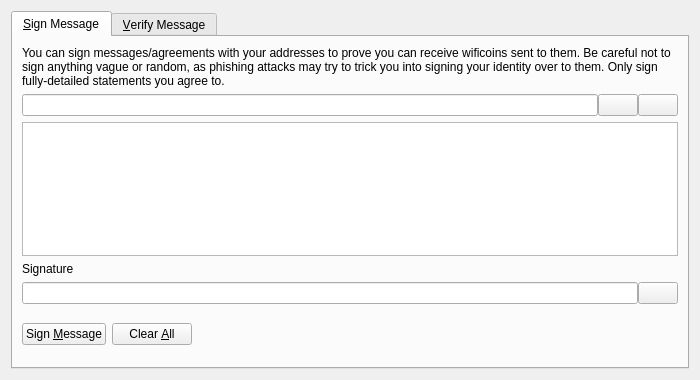
<?xml version="1.0" encoding="UTF-8"?>
<ui version="4.0">
 <class>SignVerifyMessageDialog</class>
 <widget class="QDialog" name="SignVerifyMessageDialog">
  <property name="geometry">
   <rect>
    <x>0</x>
    <y>0</y>
    <width>700</width>
    <height>380</height>
   </rect>
  </property>
  <property name="windowTitle">
   <string>Signatures - Sign / Verify a Message</string>
  </property>
  <property name="modal">
   <bool>true</bool>
  </property>
  <layout class="QVBoxLayout" name="verticalLayout">
   <item>
    <widget class="QTabWidget" name="tabWidget">
     <property name="currentIndex">
      <number>0</number>
     </property>
     <widget class="QWidget" name="tabSignMessage">
      <attribute name="title">
       <string>&amp;Sign Message</string>
      </attribute>
      <layout class="QVBoxLayout" name="verticalLayout_SM">
       <item>
        <widget class="QLabel" name="infoLabel_SM">
         <property name="text">
          <string>You can sign messages/agreements with your addresses to prove you can receive wificoins sent to them. Be careful not to sign anything vague or random, as phishing attacks may try to trick you into signing your identity over to them. Only sign fully-detailed statements you agree to.</string>
         </property>
         <property name="textFormat">
          <enum>Qt::PlainText</enum>
         </property>
         <property name="wordWrap">
          <bool>true</bool>
         </property>
        </widget>
       </item>
       <item>
        <layout class="QHBoxLayout" name="horizontalLayout_1_SM">
         <property name="spacing">
          <number>0</number>
         </property>
         <item>
          <widget class="QValidatedLineEdit" name="addressIn_SM">
           <property name="toolTip">
            <string>The WiFicoin address to sign the message with</string>
           </property>
          </widget>
         </item>
         <item>
          <widget class="QPushButton" name="addressBookButton_SM">
           <property name="toolTip">
            <string>Choose previously used address</string>
           </property>
           <property name="text">
            <string/>
           </property>
           <property name="icon">
            <iconset resource="../wificoin.qrc">
             <normaloff>:/icons/address-book</normaloff>:/icons/address-book</iconset>
           </property>
           <property name="shortcut">
            <string>Alt+A</string>
           </property>
           <property name="autoDefault">
            <bool>false</bool>
           </property>
          </widget>
         </item>
         <item>
          <widget class="QPushButton" name="pasteButton_SM">
           <property name="toolTip">
            <string>Paste address from clipboard</string>
           </property>
           <property name="text">
            <string/>
           </property>
           <property name="icon">
            <iconset resource="../wificoin.qrc">
             <normaloff>:/icons/editpaste</normaloff>:/icons/editpaste</iconset>
           </property>
           <property name="shortcut">
            <string>Alt+P</string>
           </property>
           <property name="autoDefault">
            <bool>false</bool>
           </property>
          </widget>
         </item>
        </layout>
       </item>
       <item>
        <widget class="QPlainTextEdit" name="messageIn_SM">
         <property name="toolTip">
          <string>Enter the message you want to sign here</string>
         </property>
        </widget>
       </item>
       <item>
        <widget class="QLabel" name="signatureLabel_SM">
         <property name="text">
          <string>Signature</string>
         </property>
         <property name="textFormat">
          <enum>Qt::PlainText</enum>
         </property>
        </widget>
       </item>
       <item>
        <layout class="QHBoxLayout" name="horizontalLayout_2_SM">
         <property name="spacing">
          <number>0</number>
         </property>
         <item>
          <widget class="QLineEdit" name="signatureOut_SM">
           <property name="font">
            <font>
             <italic>true</italic>
            </font>
           </property>
           <property name="readOnly">
            <bool>true</bool>
           </property>
          </widget>
         </item>
         <item>
          <widget class="QPushButton" name="copySignatureButton_SM">
           <property name="toolTip">
            <string>Copy the current signature to the system clipboard</string>
           </property>
           <property name="text">
            <string/>
           </property>
           <property name="icon">
            <iconset resource="../wificoin.qrc">
             <normaloff>:/icons/editcopy</normaloff>:/icons/editcopy</iconset>
           </property>
           <property name="autoDefault">
            <bool>false</bool>
           </property>
          </widget>
         </item>
        </layout>
       </item>
       <item>
        <layout class="QHBoxLayout" name="horizontalLayout_3_SM">
         <item>
          <widget class="QPushButton" name="signMessageButton_SM">
           <property name="toolTip">
            <string>Sign the message to prove you own this WiFicoin address</string>
           </property>
           <property name="text">
            <string>Sign &amp;Message</string>
           </property>
           <property name="icon">
            <iconset resource="../wificoin.qrc">
             <normaloff>:/icons/edit</normaloff>:/icons/edit</iconset>
           </property>
           <property name="autoDefault">
            <bool>false</bool>
           </property>
          </widget>
         </item>
         <item>
          <widget class="QPushButton" name="clearButton_SM">
           <property name="toolTip">
            <string>Reset all sign message fields</string>
           </property>
           <property name="text">
            <string>Clear &amp;All</string>
           </property>
           <property name="icon">
            <iconset resource="../wificoin.qrc">
             <normaloff>:/icons/remove</normaloff>:/icons/remove</iconset>
           </property>
           <property name="autoDefault">
            <bool>false</bool>
           </property>
          </widget>
         </item>
         <item>
          <spacer name="horizontalSpacer_1_SM">
           <property name="orientation">
            <enum>Qt::Horizontal</enum>
           </property>
           <property name="sizeHint" stdset="0">
            <size>
             <width>40</width>
             <height>48</height>
            </size>
           </property>
          </spacer>
         </item>
         <item>
          <widget class="QLabel" name="statusLabel_SM">
           <property name="font">
            <font>
             <weight>75</weight>
             <bold>true</bold>
            </font>
           </property>
           <property name="text">
            <string/>
           </property>
           <property name="wordWrap">
            <bool>true</bool>
           </property>
          </widget>
         </item>
         <item>
          <spacer name="horizontalSpacer_2_SM">
           <property name="orientation">
            <enum>Qt::Horizontal</enum>
           </property>
           <property name="sizeHint" stdset="0">
            <size>
             <width>40</width>
             <height>48</height>
            </size>
           </property>
          </spacer>
         </item>
        </layout>
       </item>
      </layout>
     </widget>
     <widget class="QWidget" name="tabVerifyMessage">
      <attribute name="title">
       <string>&amp;Verify Message</string>
      </attribute>
      <layout class="QVBoxLayout" name="verticalLayout_VM">
       <item>
        <widget class="QLabel" name="infoLabel_VM">
         <property name="text">
          <string>Enter the receiver's address, message (ensure you copy line breaks, spaces, tabs, etc. exactly) and signature below to verify the message. Be careful not to read more into the signature than what is in the signed message itself, to avoid being tricked by a man-in-the-middle attack. Note that this only proves the signing party receives with the address, it cannot prove sendership of any transaction!</string>
         </property>
         <property name="textFormat">
          <enum>Qt::PlainText</enum>
         </property>
         <property name="alignment">
          <set>Qt::AlignLeading|Qt::AlignLeft|Qt::AlignTop</set>
         </property>
         <property name="wordWrap">
          <bool>true</bool>
         </property>
        </widget>
       </item>
       <item>
        <layout class="QHBoxLayout" name="horizontalLayout_1_VM">
         <property name="spacing">
          <number>0</number>
         </property>
         <item>
          <widget class="QValidatedLineEdit" name="addressIn_VM">
           <property name="toolTip">
            <string>The WiFicoin address the message was signed with</string>
           </property>
          </widget>
         </item>
         <item>
          <widget class="QPushButton" name="addressBookButton_VM">
           <property name="toolTip">
            <string>Choose previously used address</string>
           </property>
           <property name="text">
            <string/>
           </property>
           <property name="icon">
            <iconset resource="../wificoin.qrc">
             <normaloff>:/icons/address-book</normaloff>:/icons/address-book</iconset>
           </property>
           <property name="shortcut">
            <string>Alt+A</string>
           </property>
           <property name="autoDefault">
            <bool>false</bool>
           </property>
          </widget>
         </item>
        </layout>
       </item>
       <item>
        <widget class="QPlainTextEdit" name="messageIn_VM"/>
       </item>
       <item>
        <widget class="QValidatedLineEdit" name="signatureIn_VM"/>
       </item>
       <item>
        <layout class="QHBoxLayout" name="horizontalLayout_2_VM">
         <item>
          <widget class="QPushButton" name="verifyMessageButton_VM">
           <property name="toolTip">
            <string>Verify the message to ensure it was signed with the specified WiFicoin address</string>
           </property>
           <property name="text">
            <string>Verify &amp;Message</string>
           </property>
           <property name="icon">
            <iconset resource="../wificoin.qrc">
             <normaloff>:/icons/transaction_0</normaloff>:/icons/transaction_0</iconset>
           </property>
           <property name="autoDefault">
            <bool>false</bool>
           </property>
          </widget>
         </item>
         <item>
          <widget class="QPushButton" name="clearButton_VM">
           <property name="toolTip">
            <string>Reset all verify message fields</string>
           </property>
           <property name="text">
            <string>Clear &amp;All</string>
           </property>
           <property name="icon">
            <iconset resource="../wificoin.qrc">
             <normaloff>:/icons/remove</normaloff>:/icons/remove</iconset>
           </property>
           <property name="autoDefault">
            <bool>false</bool>
           </property>
          </widget>
         </item>
         <item>
          <spacer name="horizontalSpacer_1_VM">
           <property name="orientation">
            <enum>Qt::Horizontal</enum>
           </property>
           <property name="sizeHint" stdset="0">
            <size>
             <width>40</width>
             <height>48</height>
            </size>
           </property>
          </spacer>
         </item>
         <item>
          <widget class="QLabel" name="statusLabel_VM">
           <property name="font">
            <font>
             <weight>75</weight>
             <bold>true</bold>
            </font>
           </property>
           <property name="text">
            <string/>
           </property>
           <property name="wordWrap">
            <bool>true</bool>
           </property>
          </widget>
         </item>
         <item>
          <spacer name="horizontalSpacer_2_VM">
           <property name="orientation">
            <enum>Qt::Horizontal</enum>
           </property>
           <property name="sizeHint" stdset="0">
            <size>
             <width>40</width>
             <height>48</height>
            </size>
           </property>
          </spacer>
         </item>
        </layout>
       </item>
      </layout>
     </widget>
    </widget>
   </item>
  </layout>
 </widget>
 <customwidgets>
  <customwidget>
   <class>QValidatedLineEdit</class>
   <extends>QLineEdit</extends>
   <header>qvalidatedlineedit.h</header>
  </customwidget>
 </customwidgets>
 <resources>
  <include location="../wificoin.qrc"/>
 </resources>
 <connections/>
</ui>
